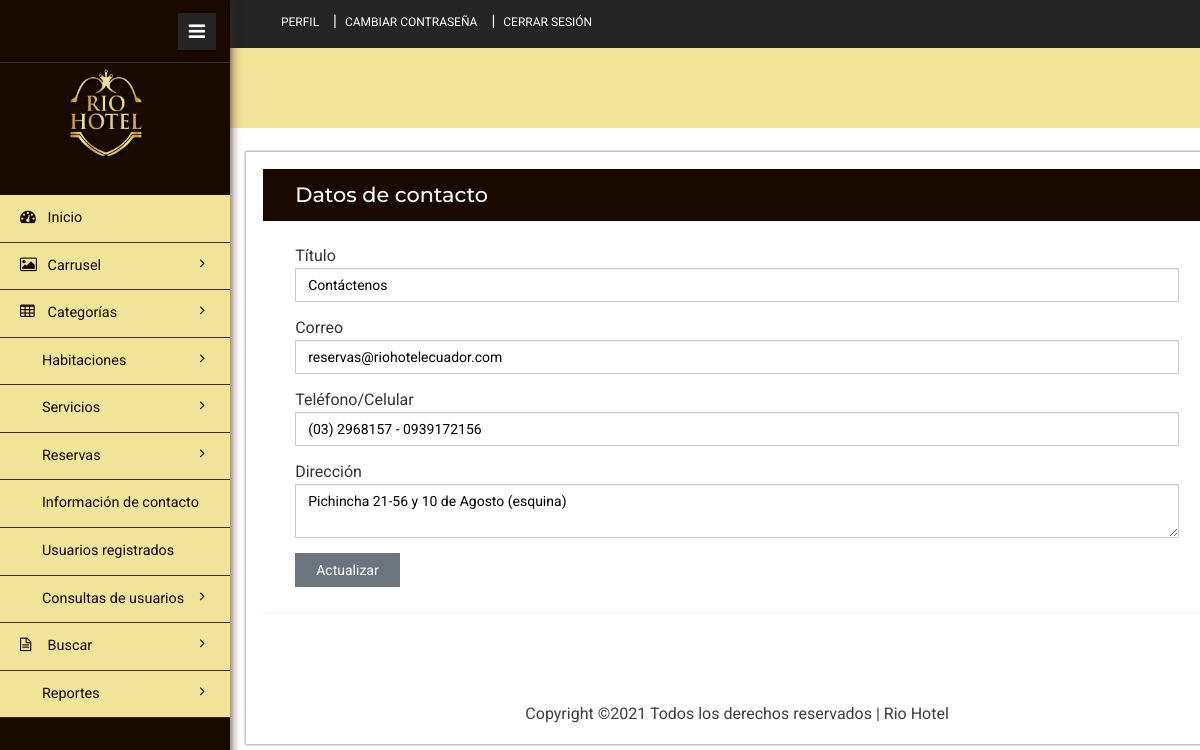
/admin/contactus.php (signed in), run on the app's committed database.
### tables this page shows
CREATE TABLE `tblpage` (
  `ID` int(10) NOT NULL,
  `PageType` varchar(120) DEFAULT NULL,
  `PageTitle` varchar(200) DEFAULT NULL,
  `PageDescription` mediumtext DEFAULT NULL,
  `Email` varchar(120) DEFAULT NULL,
  `MobileNumber` varchar(25) DEFAULT NULL,
  `UpdationDate` timestamp NULL DEFAULT NULL ON UPDATE current_timestamp()
);

### admin/contactus.php (the view, shortened to what this page needs)
<?php
include('includes/dbconnection.php');
if (strlen($_SESSION['hbmsaid'] == 0)) {
	header('location:logout.php');
} else {
?>
	<!DOCTYPE HTML>
	<html>
	<head>
		<link href="css/bootstrap.min.css" rel='stylesheet' type='text/css' />
		<link href="css/style.css" rel='stylesheet' type='text/css' />
		<link href="css/font-awesome.css" rel="stylesheet">
		<link rel="stylesheet" href="css/icon-font.min.css" type='text/css' />
	</head>
	<body>
		<div class="page-container">
			<div class="left-content">
				<div class="inner-content">
					<?php include_once('includes/header.php'); ?>
					<div class="content">
						<div class="women_main">
							<div class="grids">
								<div class="panel panel-widget forms-panel">
									<div class="forms">
										<div class="form-grids widget-shadow" data-example-id="basic-forms">
											<div class="form-title">
												<h4>Datos de contacto</h4>
											</div>
											<div class="form-body">
												<form method="post" enctype="multipart/form-data">
													<?php
													$sql = "SELECT * from  tblpage where PageType='contactus'";
													$query = $dbh->prepare($sql);
													$query->execute();
													$results = $query->fetchAll(PDO::FETCH_OBJ);
													if ($query->rowCount() > 0) {
														foreach ($results as $row) {               ?>
															<div class="form-group"> <label for="exampleInputEmail1">Título</label> <input type="text" name="pagetitle" id="pagetitle" required="true" value="<?php echo $row->PageTitle; ?>" class="form-control"> </div>
															<div class="form-group"> <label for="exampleInputEmail1">Correo</label> <input type="text" name="email" id="email" required="true" value="<?php echo $row->Email; ?>" class="form-control"> </div>
															<div class="form-group"> <label for="exampleInputEmail1">Teléfono/Celular</label> <input type="text" name="mobnum" id="mobnum" required="true" value="<?php echo $row->MobileNumber; ?>" class="form-control"> </div>
															<div class="form-group"> <label for="exampleInputEmail1">Dirección</label> <textarea type="text" name="pagedes" id="pagedes" required="true" class="form-control"><?php echo $row->PageDescription; ?></textarea> </div>
													<?php $cnt = $cnt + 1;
														}
													} ?>
													<button type="submit" class="btn btn-default" name="submit">Actualizar</button>
												</form>
											</div>
										</div>
									</div>
								</div>
							</div>
							<?php include_once('includes/footer.php'); ?>
						</div>
					</div>
				</div>
			</div>
			<?php include_once('includes/sidebar.php'); ?>
		</div>
	</body>
	</html><?php }  ?>

### data on the page
tblpage: pagetitle "Contáctenos", email "reservas@riohotelecuador.com", mobnum "(03) 2968157 - 0939172156", pagedes "Pichincha 21-56 y 10 de Agosto (esquina)"
